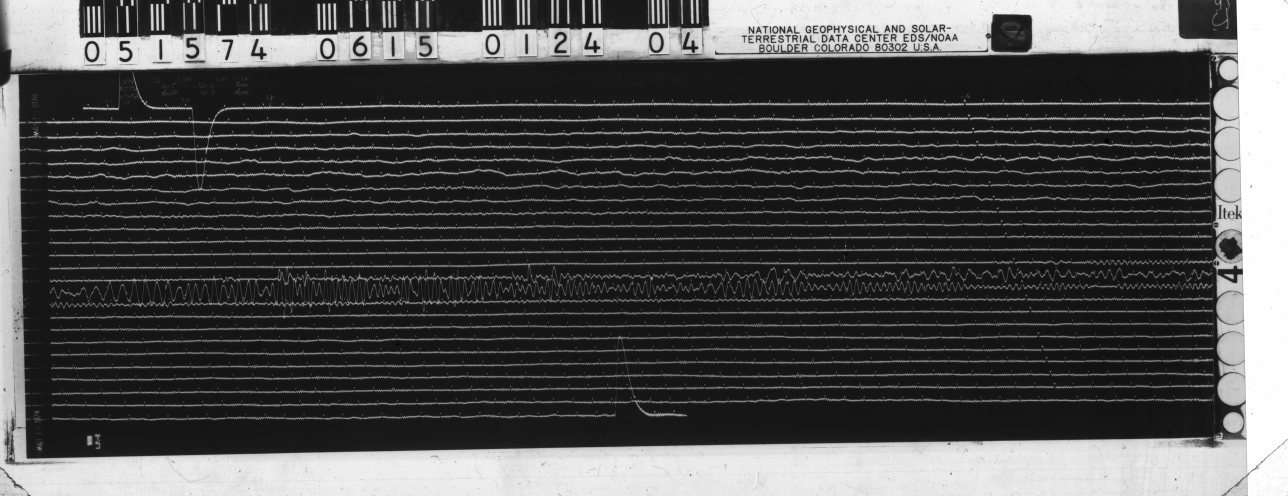
#> input picture in/dummy-seismo-small.png, 3863 x 1488 px (shown at 1/3 size)
$ python -i ROI_Detection.py   (imports and definitions only)   (older library calls are emulated)
#> lines starting #> are read from the running program, lines starting #| are printed output that depends on the picture; after the words box and inside, x2 and y2 are one past the last pixel; in counts of white or black regions, pixels touching at a corner belong together
#> further down, picture is the input picture: shape (1488, 3863); min 0, max 255, mean 78.8
### util/timer.py
import sys
from time import time

timeDict = {}
def timeStart(key, immediate=True):
  timeDict[key] = time()
  if immediate:
    printStart(key)

def timeEnd(key, immediate=True):
  if not immediate:
    printStart(key)
  printEnd(key)
  del timeDict[key]

def printStart(key):
  sys.stdout.write(key+" ... ")
  sys.stdout.flush()

def printEnd(key):
  sys.stdout.write(str(time() - timeDict[key])[:6]+"s \n")

### src/ROI_Detection.py
from util.timer import timeStart, timeEnd

# [1 line not run here, left out]
import numpy as np
from scipy import misc
from skimage.filters import threshold_otsu
from skimage.morphology import disk, opening
from skimage.segmentation import find_boundaries
from scipy.ndimage.measurements import label

from skimage.transform import hough_line, hough_line_peaks, probabilistic_hough_line
import skimage.draw as skidraw

from util.line_intersection import seg_intersect
# [1 line not run here, left out]

import matplotlib.pyplot as plt

out_dir = "out"

def get_boundary(grayscale_image, debug = False):
  timeStart("threshold image")
  threshold_value = threshold_otsu(grayscale_image)
#> threshold_value = 120
  black_and_white_image = (grayscale_image > threshold_value)
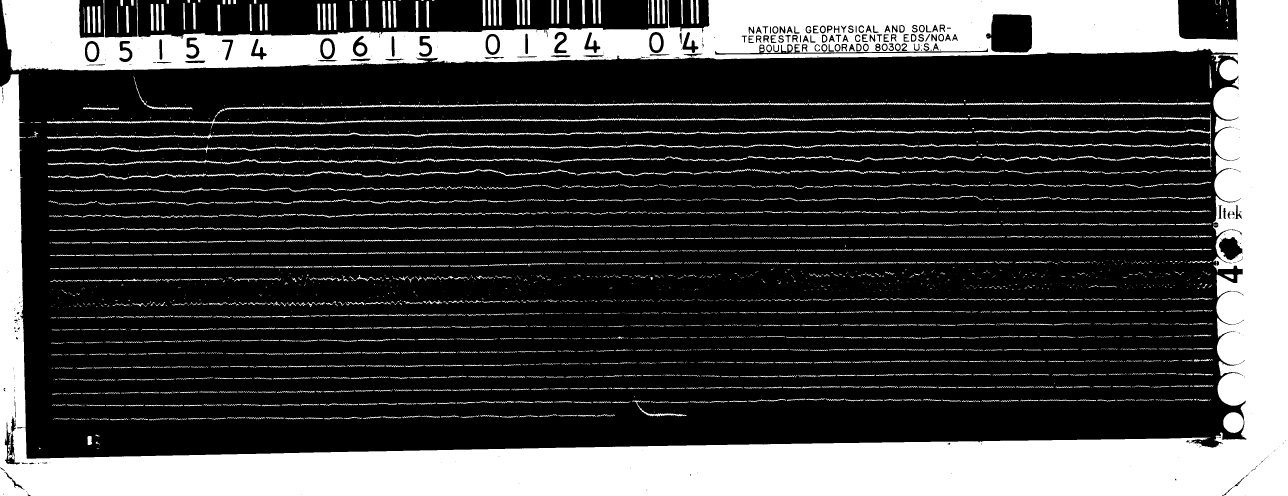
#> black_and_white_image: shape (1488, 3863) bool (shown at 1/3 size); 27.1% white; 2534 white regions (1122 under 20 px), largest, box (x1, y1, x2, y2) and area: (0, 0, 3863, 1488) 1299865, (674, 308, 2134, 330) 6672, (141, 398, 1517, 418) 6014
  timeEnd("threshold image")

  timeStart("morphological open image")
  filter_element = disk(4) # 17 for full-size image
  opened_image = opening(black_and_white_image, filter_element)
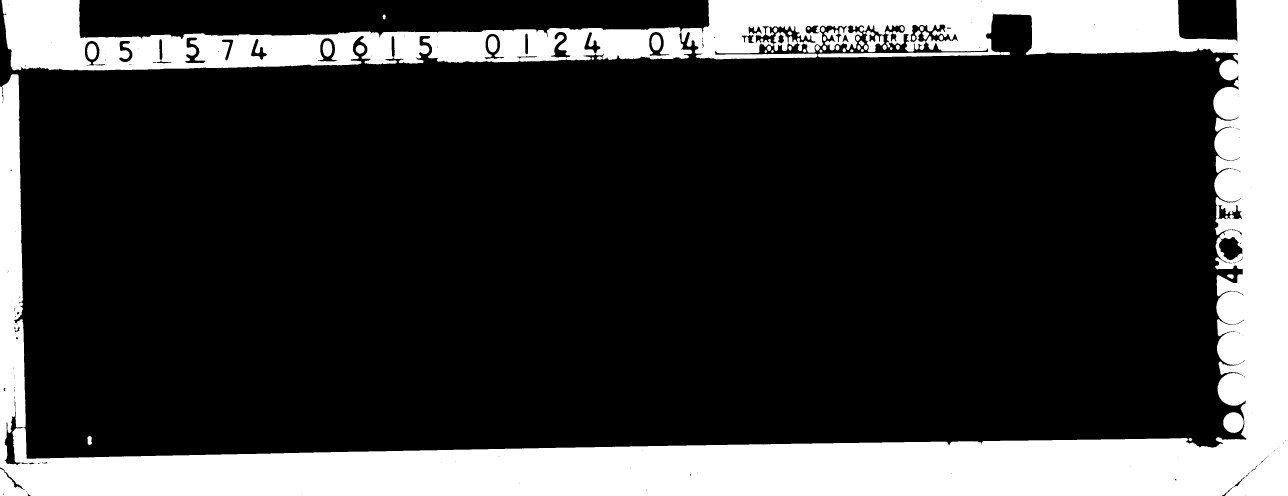
#> opened_image: shape (1488, 3863) bool (shown at 1/3 size); 22.5% white; 45 white regions, largest, box (x1, y1, x2, y2) and area: (0, 0, 3863, 1488) 1281456, (3670, 1237, 3731, 1299) 2959, (2596, 92, 2653, 157) 1792
  timeEnd("morphological open image")

  timeStart("invert image")
  opened_image = np.invert(opened_image)
  timeEnd("invert image")

  timeStart("segment image into connected regions")
  labeled_components, num_components = label(opened_image)
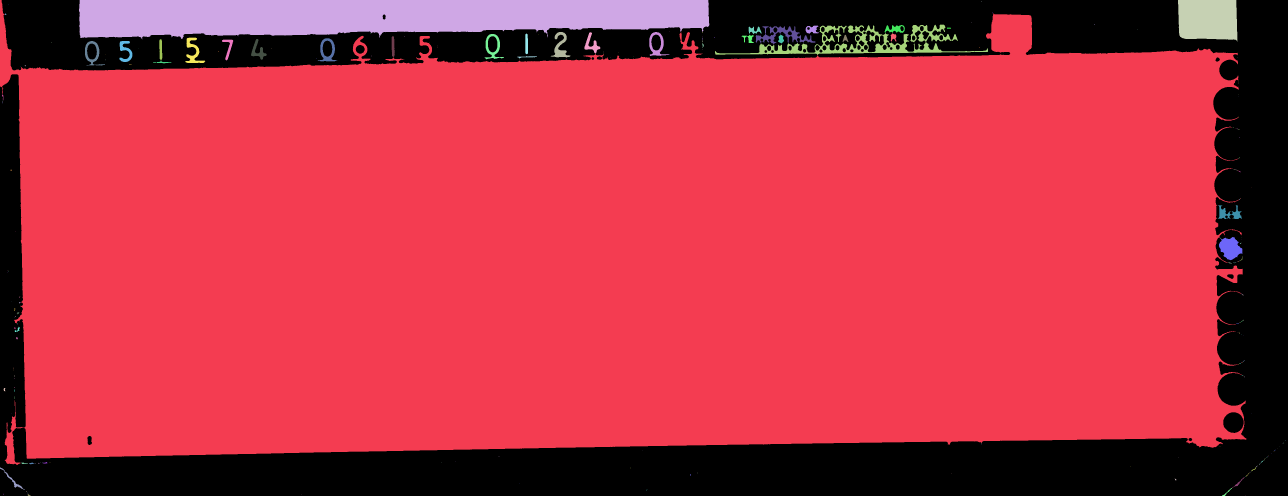
#> labeled_components: shape (1488, 3863) int32 (shown at 1/3 size); 270 distinct labels, from 0 to 269; one colour per label, 0 black
#> num_components = 269
  timeEnd("segment image into connected regions")

  timeStart("calculate region areas")
  # Have to cast to np.intp with ndarray.astype because of a numpy bug
  # see: https://github.com/numpy/numpy/pull/4366
  areas = np.bincount(labeled_components.flatten().astype(np.intp))[1:]
#> areas = 269 values, max 4203668 at index 0, min 1 at index 3, mean 16551.3
  timeEnd("calculate region areas")

  timeStart("calculate region boundaries")
  image_boundaries = find_boundaries(labeled_components, connectivity=1, mode="inner", background=0)
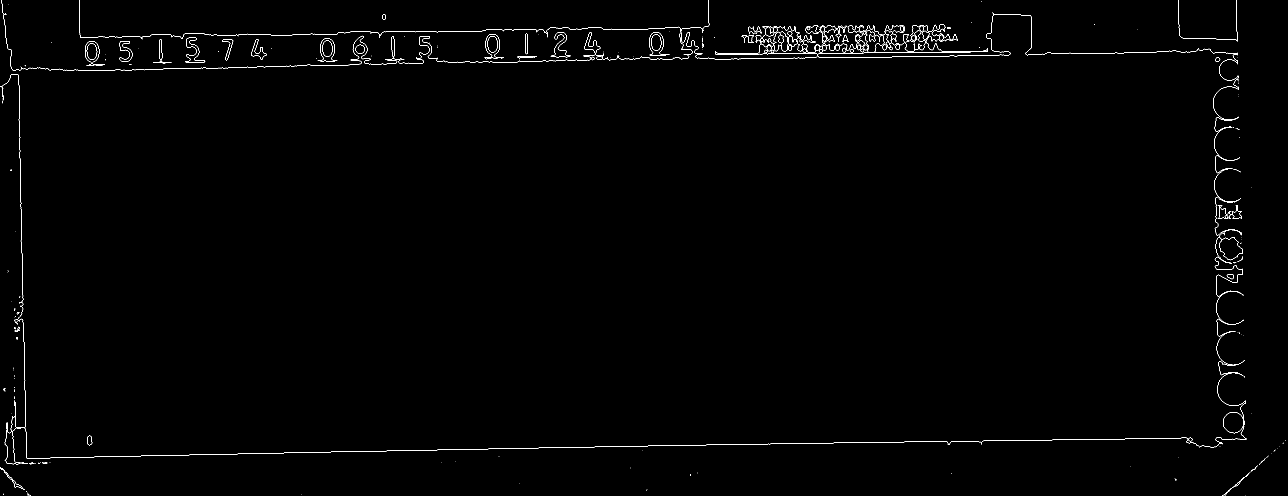
#> image_boundaries: shape (1488, 3863) bool (shown at 1/3 size); 0.5% white in thin lines or dots
  timeEnd("calculate region boundaries")

  timeStart("mask region of interest")
  largest_component_id = np.argmax(areas) + 1
#> largest_component_id = 1
  region_of_interest_mask = (labeled_components != largest_component_id)
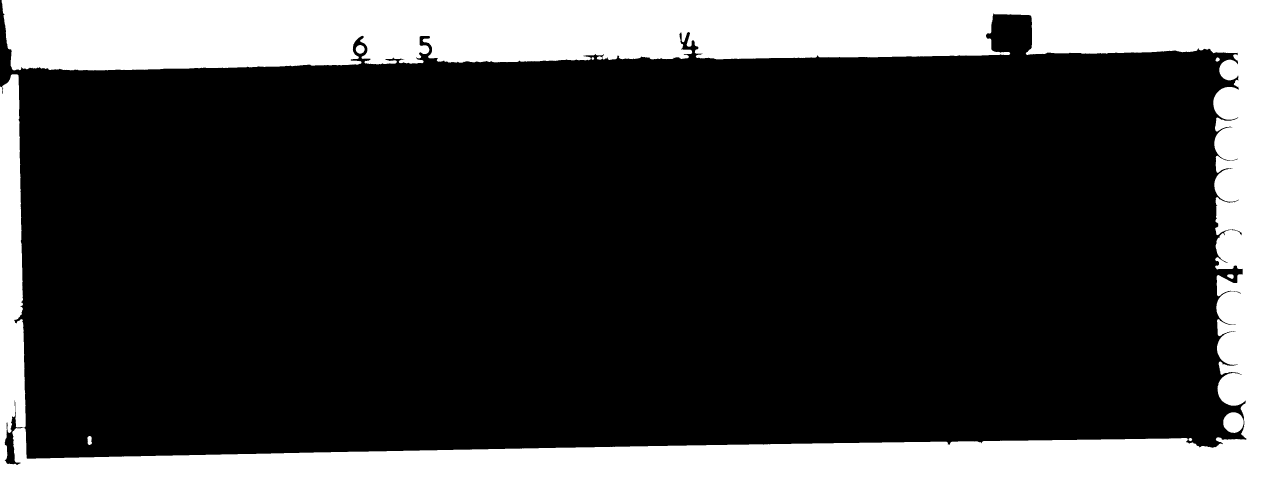
#> region_of_interest_mask: shape (1488, 3863) bool (shown at 1/3 size); 26.9% white; 8 white regions, largest, box (x1, y1, x2, y2) and area: (0, 0, 3863, 1488) 1540252, (3670, 1237, 3731, 1299) 2959, (1067, 135, 1094, 161) 533
  region_of_interest_boundary = np.copy(image_boundaries)
  region_of_interest_boundary[region_of_interest_mask] = 0
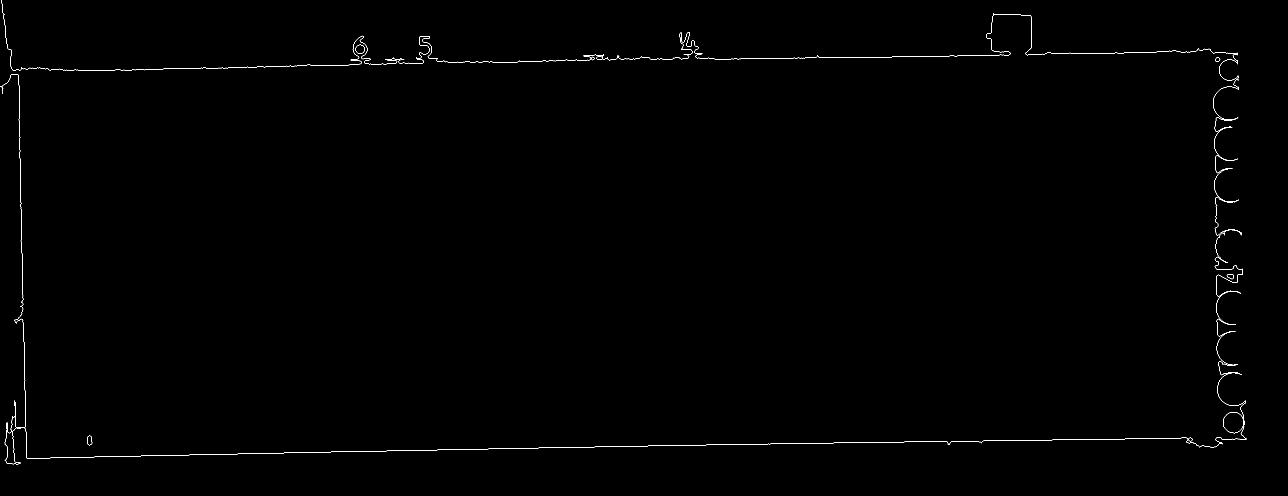
#> region_of_interest_boundary: shape (1488, 3863) bool (shown at 1/3 size); 0.25% white in thin lines or dots
  timeEnd("mask region of interest")

  if debug:
    misc.imsave(out_dir+"/black_and_white_image.png", black_and_white_image)
    misc.imsave(out_dir+"/opened_image.png", opened_image)
    misc.imsave(out_dir+"/image_boundaries.png", image_boundaries)
    misc.imsave(out_dir+"/region_of_interest_boundary.png", region_of_interest_boundary)

  return region_of_interest_boundary

# [22 lines left out: functions get_hough_lines, plot_lines, not called in this run]

def get_line_length(line):
  return np.linalg.norm(np.subtract(line[1], line[0]))

# [70 lines left out: functions get_box_lines, get_roi_corners, not called in this run]

# for testing
# [1 line not run here, left out]
# [1 line that did not run here, left out]
# [1 line that did not run here, left out]
# [1 line that did not run here, left out]
# [2 lines not run here, left out]

>>> import cv2
>>> picture = cv2.imread('../in/dummy-seismo-small.png', cv2.IMREAD_GRAYSCALE)
>>> result = get_boundary(picture)
